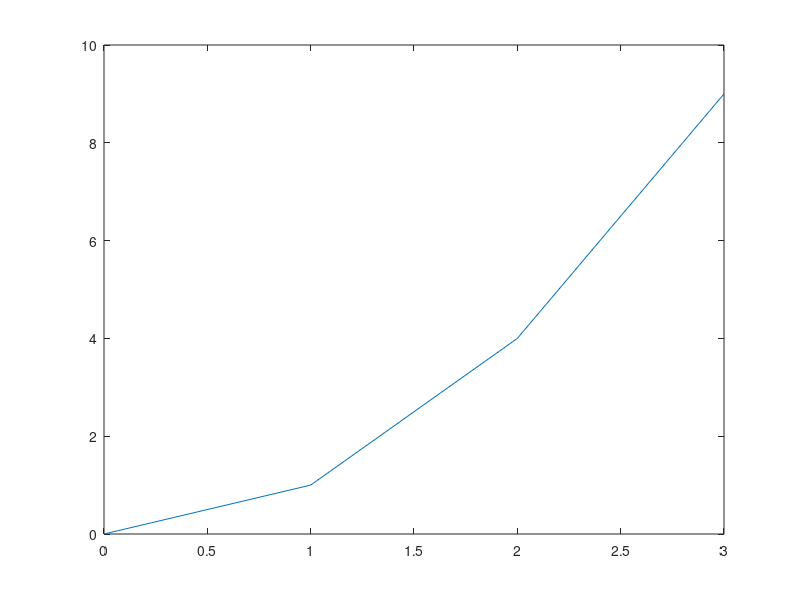
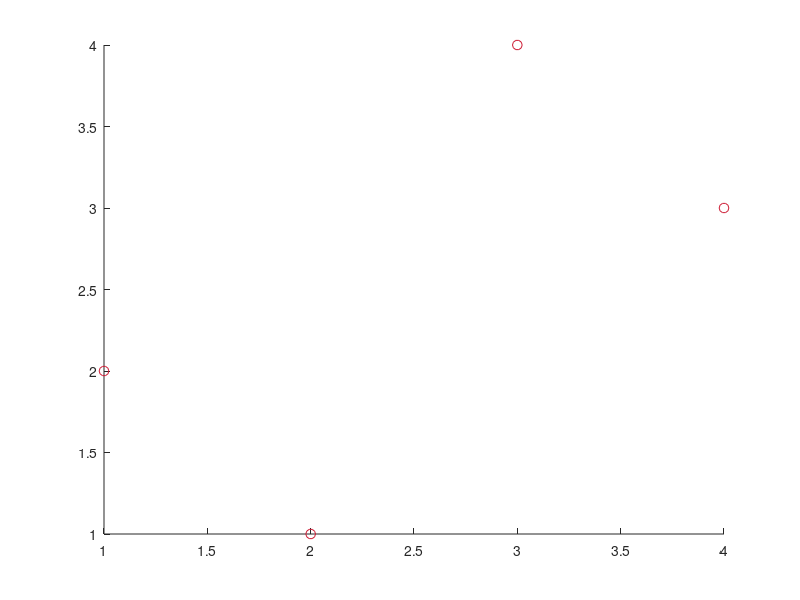
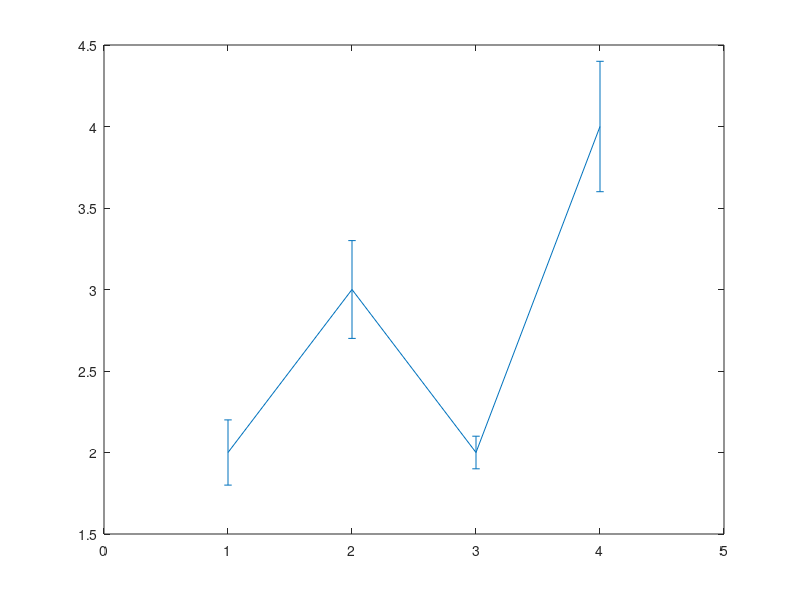
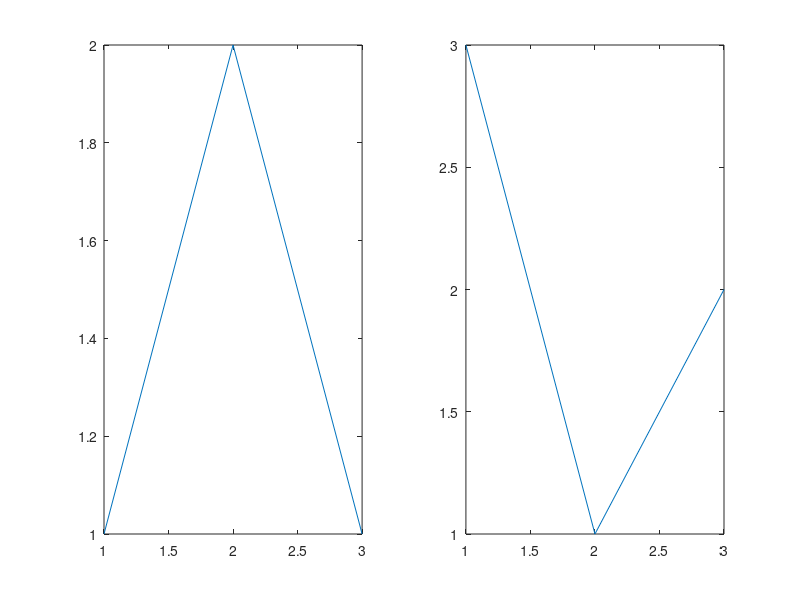

The MATLAB script that drew these images, in order: (Note: this script raises an error after producing the figures.)
function summary = runM3WorkflowTests(outputDirectory)
%RUNM3WORKFLOWTESTS Exercise the public analyze/export/compile workflow.
    repositoryRoot = fileparts(fileparts(mfilename('fullpath')));
    if nargin < 1
        outputDirectory = fullfile(repositoryRoot, '.audit', 'm3-workflow');
    end
    addpath(fullfile(repositoryRoot, 'src'));
    addpath(fullfile(repositoryRoot, 'test'));
    runRoot = fullfile(outputDirectory, 'workflow');
    resetDirectory(runRoot);

    cases = { ...
        'W1_successful_line_export', @() successfulLine(runRoot); ...
        'W2_scatter_export', @() scatterExport(runRoot); ...
        'W3_errorbar_export', @() errorbarExport(runRoot); ...
        'W4_multiple_axes_export', @() multipleAxesExport(runRoot); ...
        'W5_colorbar_export', @() colorbarExport(runRoot); ...
        'W6_unsupported_graphical_object', @() unsupportedObject(runRoot); ...
        'W7_missing_lualatex', @() missingCompiler(runRoot); ...
        'W8_invalid_output_path', @() invalidOutputPath(runRoot); ...
        'W9_existing_output_behavior', @() existingOutput(runRoot); ...
        'W10_deterministic_repeat', @() deterministicRepeat(runRoot)};
    rows = cell(size(cases, 1), 4);
    failures = 0;
    for k = 1:size(cases, 1)
        try
            detail = cases{k, 2}();
            status = 'PASS';
        catch err
            status = 'FAIL';
            detail = sprintf('%s: %s', identifierText(err.identifier), oneLine(err.message));
            failures = failures + 1;
        end
        rows(k, :) = {cases{k, 1}, status, detail, 'workflow'};
    end
    resultPath = fullfile(outputDirectory, 'workflow-results.tsv');
    writeRows(resultPath, rows);
    summary = struct('failures', failures, 'tests', size(rows, 1), ...
                     'resultPath', resultPath);
    if failures > 0
        fprintf(2, 'M3 workflow diagnostics from %s:\n%s', resultPath, fileread(resultPath));
        error('M2T:M3WorkflowTestsFailed', '%d M3 workflow tests failed.', failures);
    end
end

function detail = successfulLine(root)
    fig = figure('Visible', 'off'); cleanup = onCleanup(@() closeFigure(fig));
    plot(0:3, [0 1 4 9]);
    base = fullfile(root, 'path with spaces', 'line figure');
    result = m2t.export(fig, base);
    assertSuccess(result);
    assert(~isempty(strfind(result.texPath, 'path with spaces'))); %#ok<STREMP>
    detail = successDetail(result);
    clear cleanup;
end

function detail = scatterExport(root)
    fig = figure('Visible', 'off'); cleanup = onCleanup(@() closeFigure(fig));
    scatter(1:4, [2 1 4 3], 49, [0.8 0.1 0.2], 'o');
    relativeRoot = fullfile(root, 'relative-parent'); ensureDirectory(relativeRoot);
    oldDirectory = pwd; directoryCleanup = onCleanup(@() cd(oldDirectory)); cd(relativeRoot);
    result = m2t.export(fig, fullfile('relative output', 'scatter'));
    assertSuccess(result);
    assert(isAbsolute(result.texPath));
    detail = successDetail(result);
    clear directoryCleanup cleanup;
end

function detail = errorbarExport(root)
    fig = figure('Visible', 'off'); cleanup = onCleanup(@() closeFigure(fig));
    errorbar(1:4, [2 3 2 4], [0.2 0.3 0.1 0.4]);
    result = m2t.export(fig, fullfile(root, 'errorbar'));
    assertSuccess(result); detail = successDetail(result); clear cleanup;
end

function detail = multipleAxesExport(root)
    fig = figure('Visible', 'off'); cleanup = onCleanup(@() closeFigure(fig));
    first = subplot(1, 2, 1, 'Parent', fig); plot(first, 1:3, [1 2 1]);
    second = subplot(1, 2, 2, 'Parent', fig); plot(second, 1:3, [3 1 2]);
    result = m2t.export(fig, fullfile(root, 'multiple-axes'));
    assertSuccess(result); detail = successDetail(result); clear cleanup;
end

function detail = colorbarExport(root)
    fig = figure('Visible', 'off'); cleanup = onCleanup(@() closeFigure(fig));
    ax = axes('Parent', fig); imagesc(ax, [1 2; 3 4]); colorbar(ax);
    result = m2t.export(fig, fullfile(root, 'colorbar'));
    assertSuccess(result); detail = successDetail(result); clear cleanup;
end

function detail = unsupportedObject(root)
    fig = figure('Visible', 'off'); cleanup = onCleanup(@() closeFigure(fig));
    ax = axes('Parent', fig); plot(ax, 1:3, [1 2 3]);
    patch(ax, [1 2 1], [1 2 2], [0.5 0.5 0.5]);
    result = m2t.export(fig, fullfile(root, 'unsupported'));
    assert(~result.success && strcmp(result.status, 'unsupported'));
    assert(strcmp(result.capability, 'unsupported'));
    assertDiagnostic(result, 'M2T2:E001:UnsupportedObject', 'analysis');
    assert(exist(result.texPath, 'file') ~= 2 && exist(result.pdfPath, 'file') ~= 2);
    detail = result.diagnostics(1).message; clear cleanup;
end

function detail = missingCompiler(root)
    fig = figure('Visible', 'off'); cleanup = onCleanup(@() closeFigure(fig)); plot(1:3);
    oldPath = getenv('PATH'); pathCleanup = onCleanup(@() setenv('PATH', oldPath));
    setenv('PATH', tempdir);
    result = m2t.export(fig, fullfile(root, 'missing-compiler'));
    assert(~result.success && strcmp(result.status, 'compile_failed'));
    assertDiagnostic(result, 'M2T:C001:CompilerNotFound', 'compile');
    assert(exist(result.texPath, 'file') == 2 && exist(result.pdfPath, 'file') ~= 2);
    detail = result.diagnostics(1).message;
    clear pathCleanup cleanup;
end

function detail = invalidOutputPath(root)
    blocker = fullfile(root, 'not-a-directory');
    writeText(blocker, 'file blocks directory creation');
    fig = figure('Visible', 'off'); cleanup = onCleanup(@() closeFigure(fig)); plot(1:3);
    result = m2t.export(fig, fullfile(blocker, 'figure'));
    assert(~result.success && strcmp(result.status, 'export_failed'));
    assert(~isempty(result.diagnostics) && strcmp(result.diagnostics(1).stage, 'export'));
    detail = result.diagnostics(1).message; clear cleanup;
end

function detail = existingOutput(root)
    base = fullfile(root, 'existing'); texPath = [base '.tex'];
    marker = 'preserve this existing file'; writeText(texPath, marker);
    fig = figure('Visible', 'off'); cleanup = onCleanup(@() closeFigure(fig)); plot(1:3);
    result = m2t.export(fig, base);
    assert(~result.success && strcmp(result.status, 'export_failed'));
    assertDiagnostic(result, 'M2T:E003:OutputExists', 'export');
    assert(strcmp(fileread(texPath), marker));
    detail = result.diagnostics(1).message; clear cleanup;
end

function detail = deterministicRepeat(root)
    fig = figure('Visible', 'off'); cleanup = onCleanup(@() closeFigure(fig));
    plot(0:3, [0 1 4 9], 'DisplayName', 'Series'); legend('show');
    base = fullfile(root, 'repeat');
    first = m2t.export(fig, base);
    assertSuccess(first); firstTex = fileread(first.texPath);
    second = m2t.export(fig, base, 'Overwrite', true);
    assertSuccess(second); secondTex = fileread(second.texPath);
    assert(strcmp(firstTex, secondTex));
    detail = sprintf('deterministic TeX bytes=%d', numel(firstTex)); clear cleanup;
end

function assertSuccess(result)
    assert(result.success && strcmp(result.status, 'success'));
    assert(strcmp(result.capability, 'supported'));
    assert(strcmp(result.backend, 'pgfplots') && strcmp(result.compiler, 'lualatex'));
    assert(exist(result.texPath, 'file') == 2 && exist(result.pdfPath, 'file') == 2);
    assert(isempty(result.diagnostics));
    assert(result.timings.analysis >= 0 && result.timings.export >= 0 && ...
           result.timings.compile >= 0 && result.timings.total > 0);
end

function assertDiagnostic(result, code, stage)
    assert(~isempty(result.diagnostics));
    assert(strcmp(result.diagnostics(1).code, code));
    assert(strcmp(result.diagnostics(1).stage, stage));
    assert(strcmp(result.diagnostics(1).severity, 'error'));
end

function detail = successDetail(result)
    detail = sprintf('tex=%s; pdfBytes=%d; total=%.3fs', ...
                     result.texPath, fileSize(result.pdfPath), result.timings.total);
end

function bytes = fileSize(path)
    fid = fopen(path, 'rb'); assert(fid >= 0);
    fseek(fid, 0, 'eof'); bytes = ftell(fid); fclose(fid);
end

function yes = isAbsolute(path)
    if ispc
        yes = ~isempty(regexp(path, '^[A-Za-z]:[\\/]', 'once')) || strncmp(path, '\\', 2);
    else
        yes = strncmp(path, '/', 1);
    end
end

function resetDirectory(path)
    if exist(path, 'dir') == 7, rmdir(path, 's'); end
    ensureDirectory(path);
end

function ensureDirectory(path)
    if exist(path, 'dir') ~= 7, mkdir(path); end
end

function writeText(path, value)
    directory = fileparts(path); ensureDirectory(directory);
    fid = fopen(path, 'wb'); assert(fid >= 0);
    written = fwrite(fid, value, 'char'); fclose(fid); assert(written == numel(value));
end

function closeFigure(fig)
    if ~isempty(fig) && ishandle(fig), close(fig); end
end

function writeRows(path, rows)
    ensureDirectory(fileparts(path));
    fid = fopen(path, 'wb'); cleanup = onCleanup(@() fclose(fid));
    fprintf(fid, 'case\tstatus\tdetail\tlayer\n');
    for k = 1:size(rows, 1)
        fprintf(fid, '%s\t%s\t%s\t%s\n', rows{k, 1}, rows{k, 2}, rows{k, 3}, rows{k, 4});
    end
    clear cleanup;
end

function value = oneLine(value)
    value = strrep(strrep(strrep(value, sprintf('\r'), ' '), sprintf('\n'), ' '), sprintf('\t'), ' ');
end

function value = identifierText(value)
    if isempty(value), value = '<none>'; end
end
